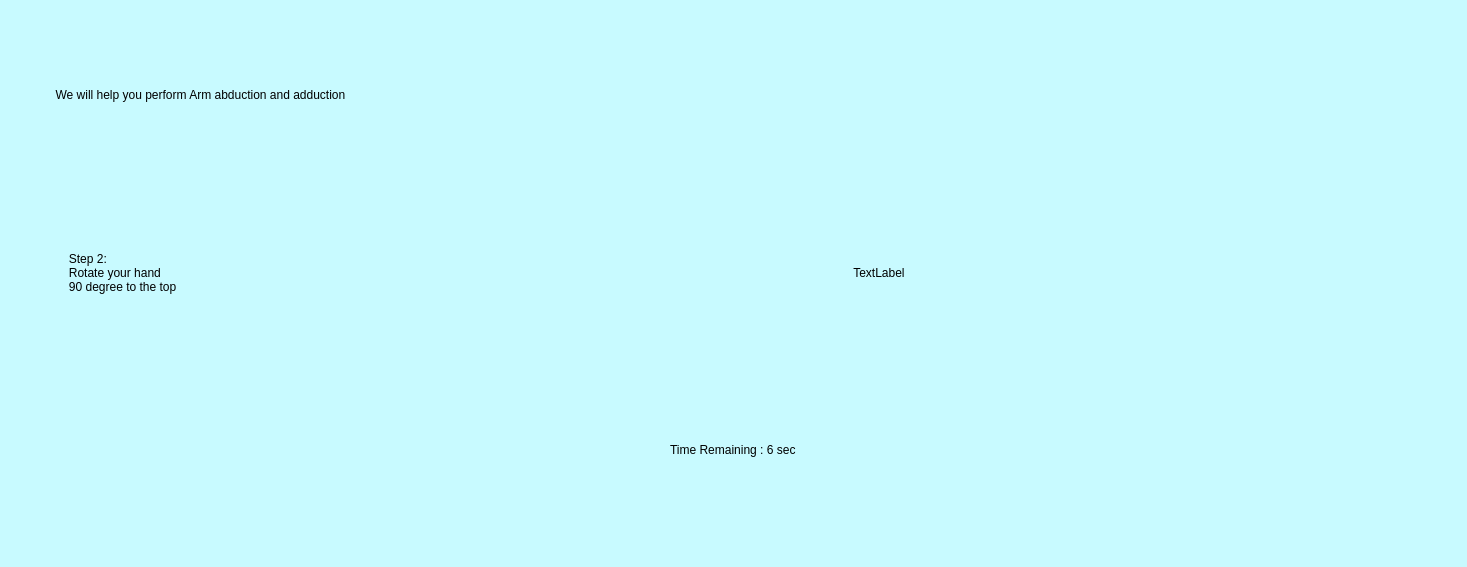
<?xml version="1.0" encoding="UTF-8"?>
<ui version="4.0">
 <class>MainWindow</class>
 <widget class="QMainWindow" name="MainWindow">
  <property name="geometry">
   <rect>
    <x>0</x>
    <y>0</y>
    <width>1467</width>
    <height>567</height>
   </rect>
  </property>
  <property name="windowTitle">
   <string>MainWindow</string>
  </property>
  <property name="styleSheet">
   <string notr="true">background-color: rgb(200, 250, 255);</string>
  </property>
  <widget class="QWidget" name="centralwidget">
   <layout class="QVBoxLayout" name="verticalLayout_2">
    <item>
     <widget class="QLabel" name="title">
      <property name="styleSheet">
       <string notr="true">font: 75 30pt &quot;MS Shell Dlg 2&quot;;</string>
      </property>
      <property name="text">
       <string>              We will help you perform Arm abduction and adduction</string>
      </property>
     </widget>
    </item>
    <item>
     <layout class="QHBoxLayout" name="horizontalLayout_3">
      <item>
       <widget class="QLabel" name="step">
        <property name="enabled">
         <bool>true</bool>
        </property>
        <property name="sizePolicy">
         <sizepolicy hsizetype="Preferred" vsizetype="Preferred">
          <horstretch>0</horstretch>
          <verstretch>0</verstretch>
         </sizepolicy>
        </property>
        <property name="styleSheet">
         <string notr="true">font: 30pt &quot;MS Shell Dlg 2&quot;;</string>
        </property>
        <property name="text">
         <string>                  Step 2:
                  Rotate your hand 
                  90 degree to the top</string>
        </property>
       </widget>
      </item>
      <item>
       <widget class="QLabel" name="gif">
        <property name="sizePolicy">
         <sizepolicy hsizetype="Preferred" vsizetype="Preferred">
          <horstretch>0</horstretch>
          <verstretch>0</verstretch>
         </sizepolicy>
        </property>
        <property name="text">
         <string>                                   TextLabel</string>
        </property>
       </widget>
      </item>
     </layout>
    </item>
    <item>
     <layout class="QHBoxLayout" name="horizontalLayout_4">
      <item>
       <widget class="QLabel" name="time">
        <property name="sizePolicy">
         <sizepolicy hsizetype="Fixed" vsizetype="Preferred">
          <horstretch>0</horstretch>
          <verstretch>0</verstretch>
         </sizepolicy>
        </property>
        <property name="styleSheet">
         <string notr="true">font: 30pt &quot;MS Shell Dlg 2&quot;;</string>
        </property>
        <property name="text">
         <string>Time Remaining : 6 sec</string>
        </property>
       </widget>
      </item>
     </layout>
    </item>
   </layout>
  </widget>
  <widget class="QMenuBar" name="menubar">
   <property name="geometry">
    <rect>
     <x>0</x>
     <y>0</y>
     <width>1467</width>
     <height>26</height>
    </rect>
   </property>
  </widget>
  <widget class="QStatusBar" name="statusbar"/>
 </widget>
 <resources/>
 <connections/>
</ui>
